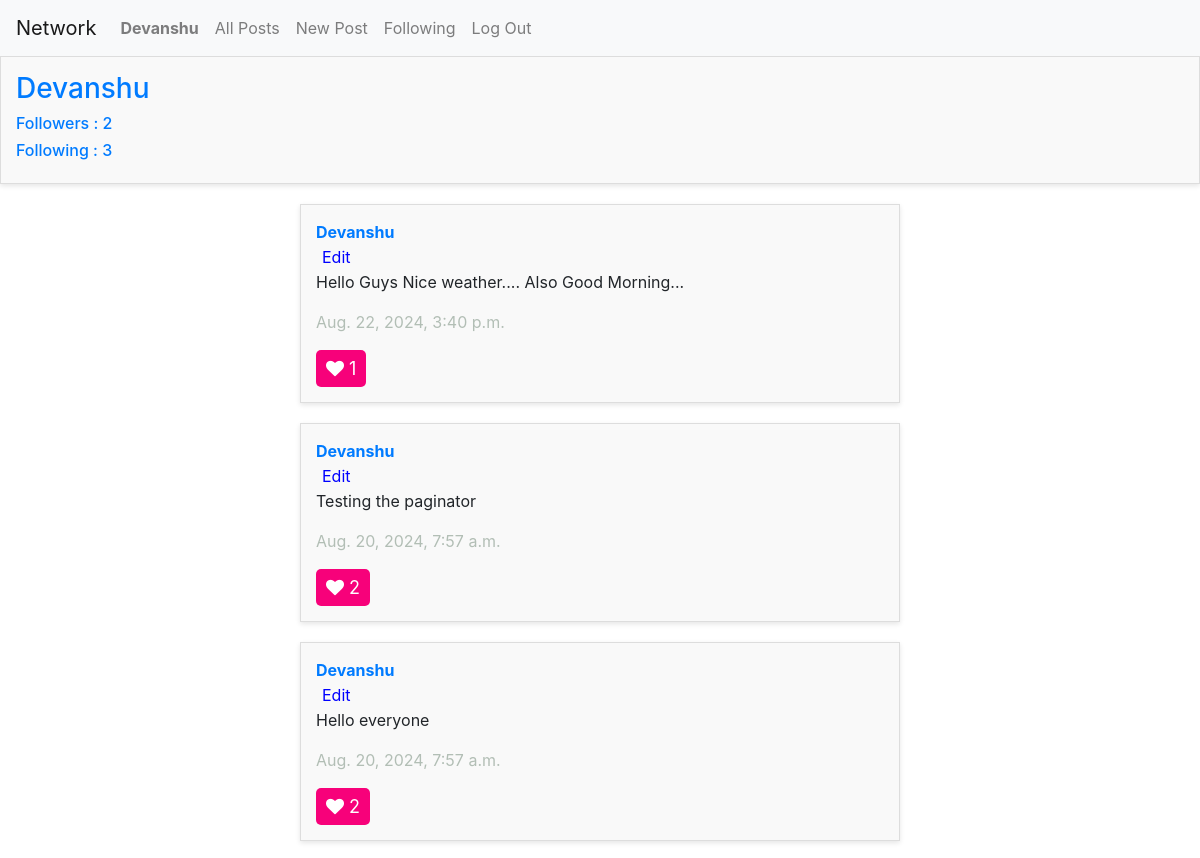
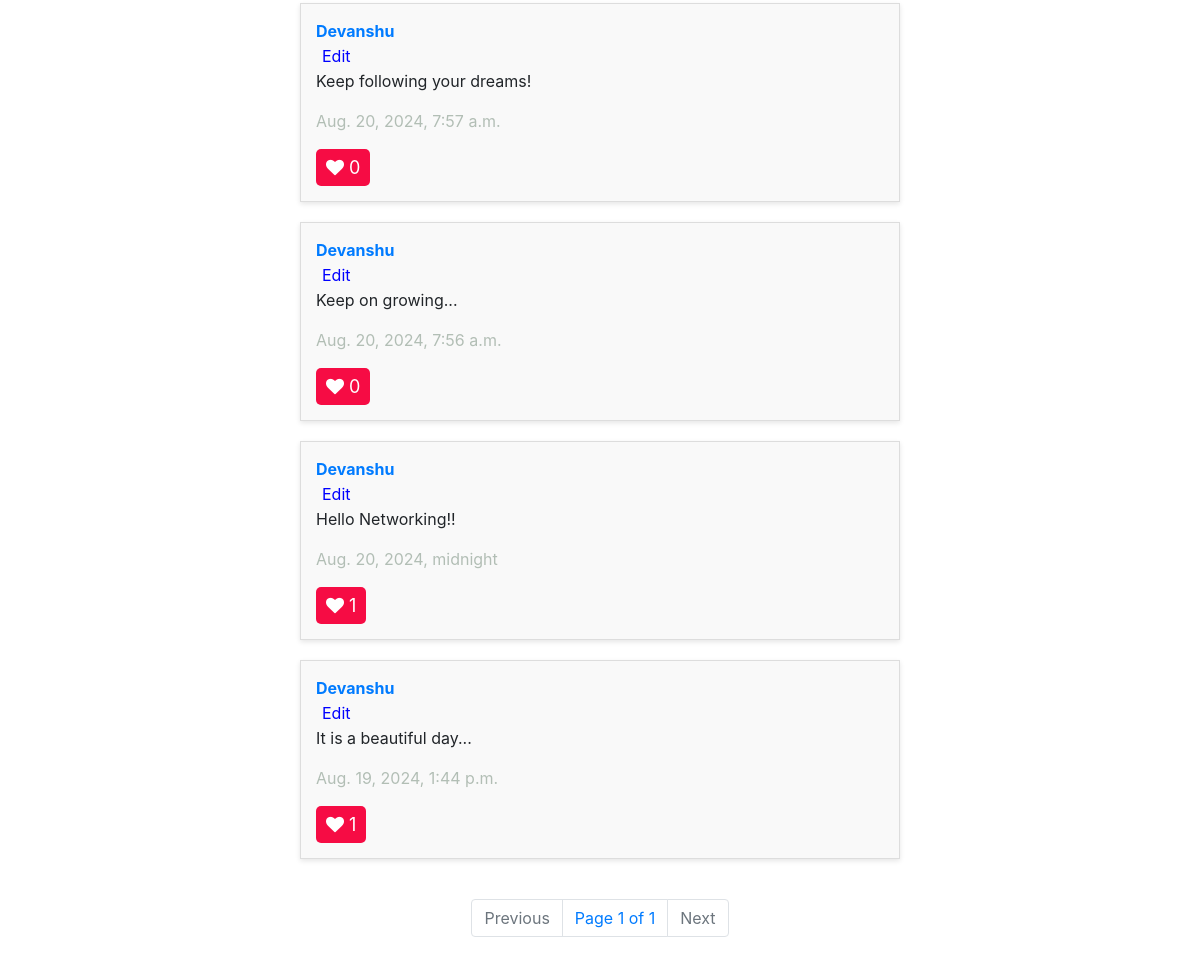
The page /profile/1/ (signed in) on the database as committed earlier (2 pictures, top to bottom).
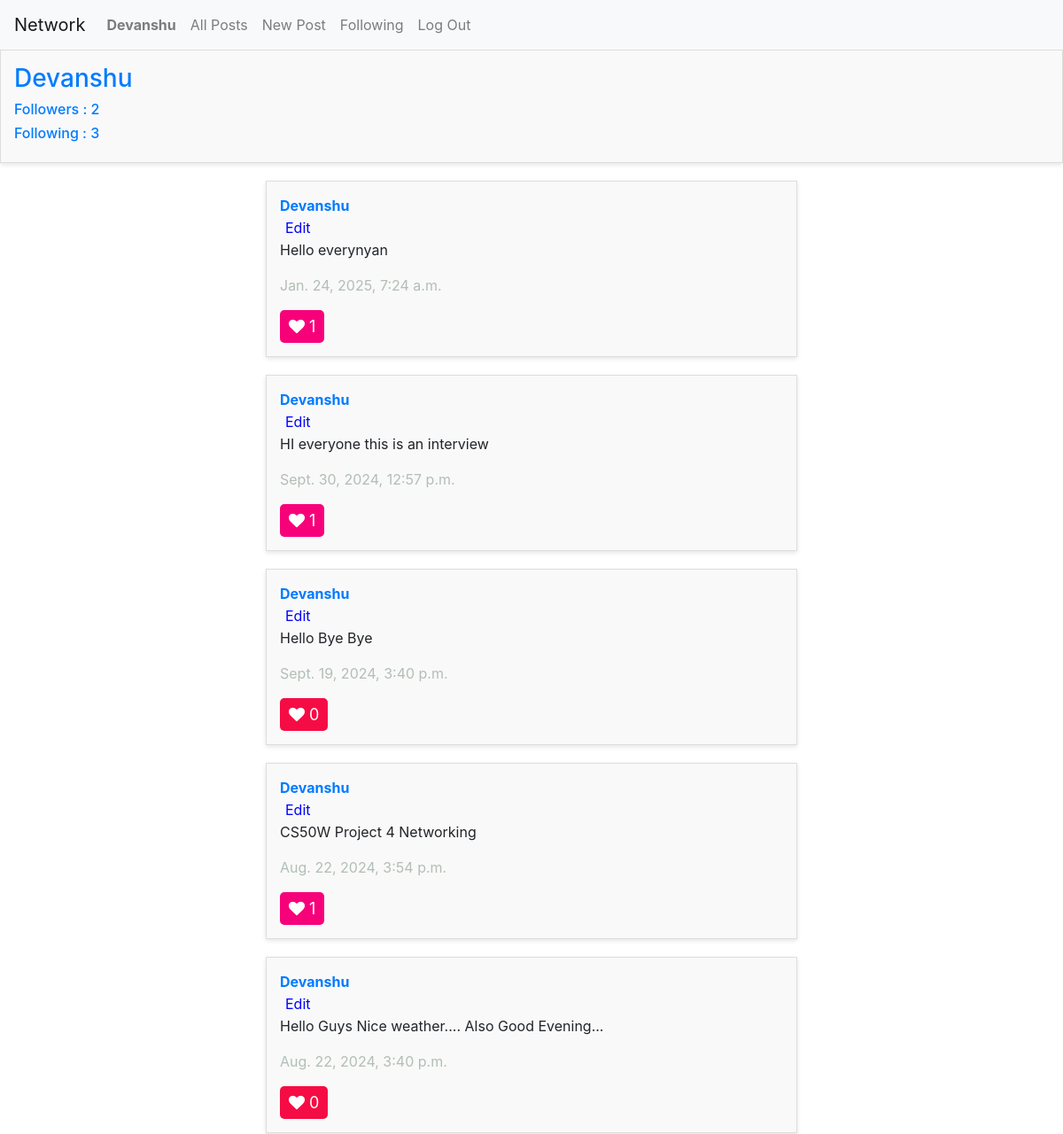
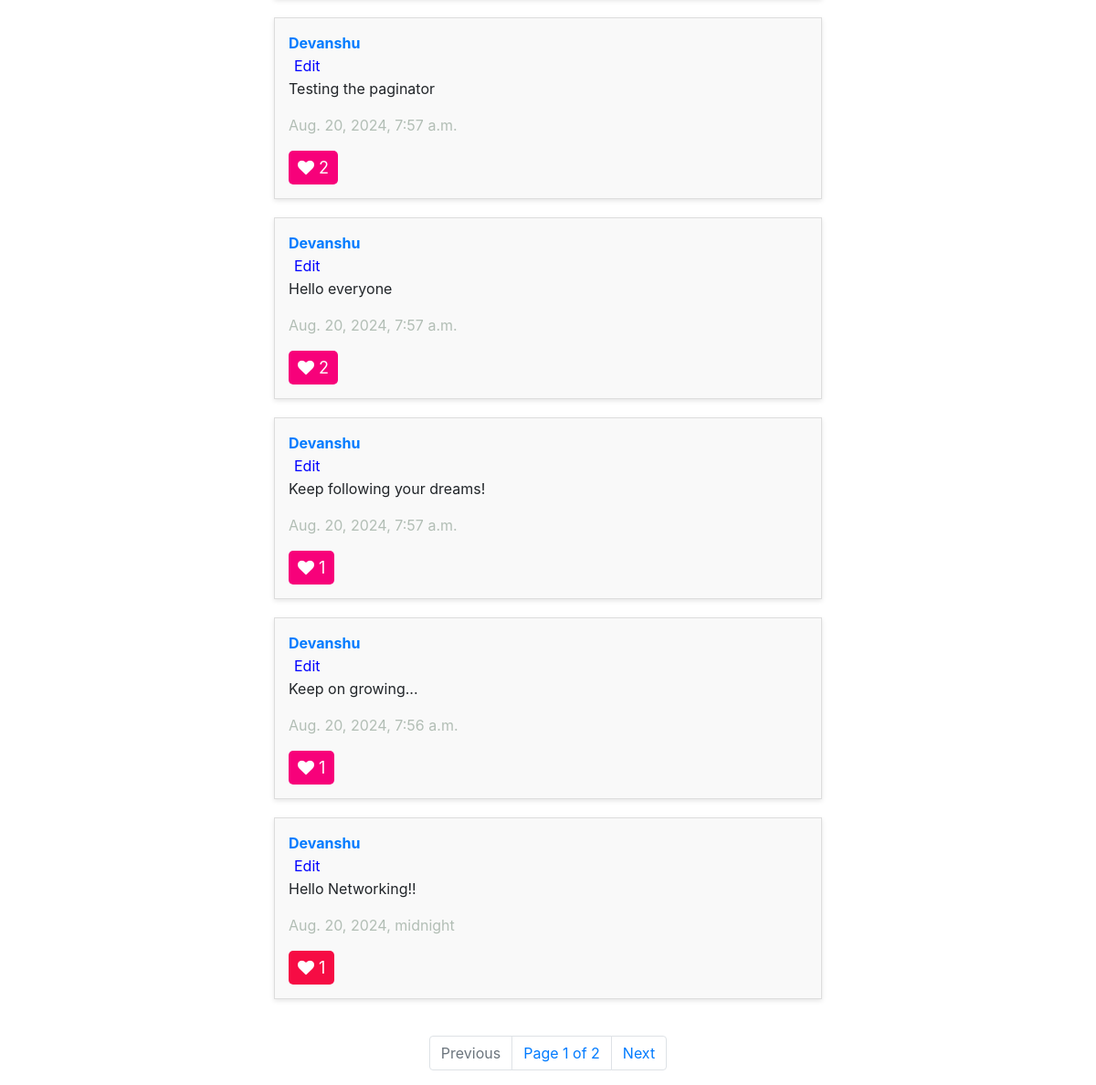
The same page on the database as committed later (2 pictures, top to bottom).
### network/models.py (models this page shows, shortened)
class User(AbstractUser):
    followers = models.IntegerField(blank=True, null=True, default=0)
    following = models.IntegerField(blank=True, null=True, default=0)

class Post(models.Model):
    user = models.ForeignKey(User, on_delete=models.CASCADE, related_name="userpost")
    text = models.TextField()
    likes = models.IntegerField(blank=True, null=True, default =0)
    timestamp = models.DateTimeField(auto_now_add=True)

### network/views.py (the view)
# urls.py: path("profile/<int:user_id>/", views.profile_page, name="profile_page"),
def profile_page(request, user_id):
    profile_user = User.objects.get(pk=user_id)
    current_user = request.user
    posts = Post.objects.filter(user=profile_user).order_by('-id')
    followers = Following.objects.filter(following = profile_user).count()
    followings = Following.objects.filter(user = profile_user).count()
    is_following = Following.objects.filter(user=current_user, following=profile_user).exists()
    p = Paginator(posts, 10)
    page_number = request.GET.get('page')
    page_obj = p.get_page(page_number)
    try:
        page_obj = p.get_page(page_number)
    except PageNotAnInteger:
        page_obj = p.page(1)
    except EmptyPage:
        page_obj = p.page(p.num_pages)
    if isinstance(request.user, AnonymousUser):
        liked_post_ids = set()
    else:
        liked_posts = Like.objects.filter(user=request.user, like=True).values_list('post_id', flat=True)
        liked_post_ids = set(liked_posts)
    return render(request, 'network/profile.html', {
        "profile":profile_user,
        "posts":page_obj,
        "page_obj":page_obj,
        "is_following":is_following,
        "followers" : followers,
        "followings": followings,
        "liked_post_ids":liked_post_ids
    })

### network/templates/network/profile.html (shortened to what this page needs)
{% extends 'network/layout.html' %}
{% load static %}
{% block body %}
    <div id="post">
        <div id="user">
            <h3>{{ profile }}</h3>
            <h6>Followers : {{ followers }}</h6>
            <h6>Following : {{ followings }}</h6>
        </div>
    </div>
    <div id="posts">
        {% for post in page_obj %}
            <div id="post">
                <a href="{% url 'profile_page' user_id=post.user.id %}" id="user"><strong>{{ post.user }}</strong></a>
                <br>
                <div class="editButton-{{ post.id }}" id="edit-text">
                    {% if post.user == request.user %}
                    <button id="edit" data-post-id="{{ post.id }}" class="edit-button">
                        Edit
                    </button>
                    {% endif %}
                    <p id = "postBody-{{ post.id }}">{{ post.text }}</p>
                </div>
                <p id="timestamp">{{ post.timestamp }}</p>
                <button id="like" data-post-id="{{ post.id }}" class="like-button {% if post.id in liked_post_ids %}liked{% endif %}">
                        <i class="fa fa-heart" style="font-size:18px" ></i>
                     <span class="count" id="like-count-{{ post.id }}">{{ post.likes }}</span>
                     </button>
            </div>
        {% endfor %}
    </div>
    <nav class="Page-navigation">
        <ul class="pagination">
            {% if page_obj.has_previous %}
                <li class="page-item">
                    <a class="page-link" href="?page={{ page_obj.previous_page_number }}" tabindex="-1">Previous</a>
                </li>
            {% else %}
                <li class="page-item disabled">
                    <a class="page-link" tabindex="-1" aria-disabled="true">Previous</a>
                </li>
            {% endif %}
            <li class="page-link">Page {{ page_obj.number }} of {{ page_obj.paginator.num_pages }}</li>
            {% if page_obj.has_next %}
                <li class="page-item">
                    <a class="page-link" href="?page={{ page_obj.next_page_number }}">Next</a>
                </li>
            {% else %}
                <li class="page-item disabled">
                    <a class="page-link" aria-disabled="true">Next</a>
                </li>
            {% endif %}
        </ul>
    </nav>
{% endblock %}

### network/templates/network/layout.html (shortened to what this page needs)
{% load static %}
<!DOCTYPE html>
<html lang="en">
    <head>
        <link rel="stylesheet" href="https://stackpath.bootstrapcdn.com/bootstrap/4.4.1/css/bootstrap.min.css">
        <link href="{% static 'network/styles.css' %}" rel="stylesheet">
        <link rel="stylesheet" href="https://cdnjs.cloudflare.com/ajax/libs/font-awesome/4.7.0/css/font-awesome.min.css">
    </head>
    <body>
        <nav class="navbar navbar-expand-lg navbar-light bg-light">
            <a class="navbar-brand" href="{% url 'index' %}">Network</a>
            <div>
              <ul class="navbar-nav mr-auto">
                {% if user.is_authenticated %}
                    <li class="nav-item">
                        <a class="nav-link" href="{% url 'profile_page' user_id=user.id %}"><strong>{{ user.username }}</strong></a>
                    </li>
                {% endif %}
                <li class="nav-item">
                  <a class="nav-link" href="{% url 'index' %}" id="allposts">All Posts</a>
                </li>
                {% if user.is_authenticated %}
                    <li class="nav-item">
                        <a class="nav-link" href="{% url 'new_post' %}" id="newpost">New Post</a>
                    </li>
                    <li class="nav-item">
                        <a class="nav-link" href="{% url 'following' %}">Following</a>
                    </li>
                    <li class="nav-item">
                        <a class="nav-link" href="{% url 'logout' %}">Log Out</a>
                    </li>
                {% endif %}
              </ul>
            </div>
          </nav>
        <div class="body">
            {% block body %}
            {% endblock %}
        </div>
    </body>
</html>

### network/static/network/styles.css (style rules this page uses)
body { background-image: url("https://images.pexels.com/photos/19670/pexels-photo.jpg?auto=compress&cs=tinysrgb&w=1260&h=750&dpr=2"); background-repeat: no-repeat; background-size: cover; background-position: center; }
#posts { display: flex; flex-direction: column; align-items: center; margin: 20px auto; width: 50%; }
#post { background-color: #f9f9f9; border: 1px solid #ddd; padding: 15px; margin-bottom: 20px; width: 100%; box-shadow: 0px 2px 5px rgba(0, 0, 0, 0.1); transition: transform 0.2s ease; }
#user { color: #007bff; text-decoration: none; }
#timestamp { color:#B2BEB5; }
.Page-navigation { display: flex; flex-direction: column; align-items: center; }
.like-button { border: none; padding-left:10px; padding-right:10px; padding-top:5px; padding-bottom:5px; background-color:#F60C44; color:white; font-size:18px; border-radius:5px; }
.like-button.liked { background-color: #F7017A; }
#edit-text { display: block; }
.edit-button { background-color: transparent; color:blue; border:none; margin:0; }

Rows that differ between the two databases and show on the page:
no longer on this page (row unchanged): Post: user "Devanshu", text "It is a beautiful day...", timestamp "Aug. 19, 2024, 1:44 p.m.", likes "1"
added Post: user "Devanshu", text "Hello everynyan", timestamp "Jan. 24, 2025, 7:24 a.m.", likes "1"
added Post: user "Devanshu", text "HI everyone this is an interview", timestamp "Sept. 30, 2024, 12:57 p.m.", likes "1"
added Post: user "Devanshu", text "Hello Bye Bye", timestamp "Sept. 19, 2024, 3:40 p.m.", likes "0"
added Post: user "Devanshu", text "CS50W Project 4 Networking", timestamp "Aug. 22, 2024, 3:54 p.m.", likes "1"
changed Post: text "Hello Guys Nice weather.... Also Good Morning..." → "Hello Guys Nice weather.... Also Good Evening..."; likes "1" → "0"
changed Post "Keep following your dreams!": likes "0" → "1"
changed Post "Aug. 20, 2024, 7:56 a.m.": likes "0" → "1"
Other text that changed with them:
{{ page_obj.paginator.num_pages }}: "1" → "2"
